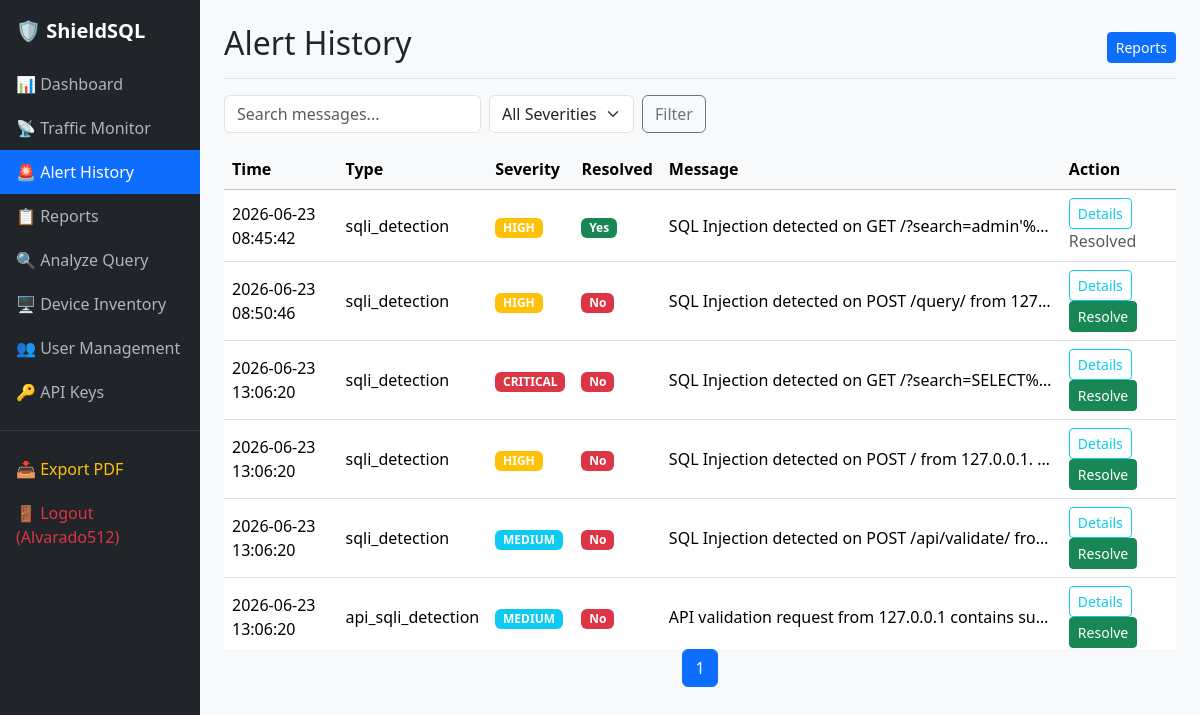
Screenshot of /alerts/ (signed in) with the database file from the repository.
### monitor/models.py (models this page shows, shortened)
class User(AbstractUser):
    display_name = models.CharField(max_length=150, blank=True)
    role = models.CharField(max_length=50, blank=True)
    created_at = models.DateTimeField(auto_now_add=True)

class Alert(models.Model):
    SEVERITY_LOW = 'low'
    SEVERITY_MEDIUM = 'medium'
    SEVERITY_HIGH = 'high'
    SEVERITY_CRITICAL = 'critical'
    SEVERITY_CHOICES = [
        (SEVERITY_LOW, 'Low'),
        (SEVERITY_MEDIUM, 'Medium'),
        (SEVERITY_HIGH, 'High'),
        (SEVERITY_CRITICAL, 'Critical'),
    ]
    user = models.ForeignKey(settings.AUTH_USER_MODEL, null=True, blank=True, on_delete=models.SET_NULL, related_name='alerts')
    alert_type = models.CharField(max_length=100)
    message = models.TextField()
    severity = models.CharField(max_length=10, choices=SEVERITY_CHOICES, default=SEVERITY_MEDIUM)
    is_resolved = models.BooleanField(default=False)
    created_at = models.DateTimeField(auto_now_add=True)
    resolved_at = models.DateTimeField(null=True, blank=True)
    metadata = models.JSONField(null=True, blank=True)

### monitor/views.py (the view, shortened to what this page needs)
# urls.py: path('alerts/', views.AlertHistoryView.as_view(), name='alerts'),
class AlertHistoryView(RoleRequiredMixin, ListView):
    template_name = "monitor/alerts.html"
    model = models.Alert
    paginate_by = 50
    context_object_name = "alerts"
    min_role = "viewer"
    def dispatch(self, request, *args, **kwargs):
        if request.method == "POST":
            return self.post(request, *args, **kwargs)
        return super().dispatch(request, *args, **kwargs)
    def get_queryset(self):
        qs = super().get_queryset().select_related("user")
        severity = self.request.GET.get("severity")
        if severity:
            qs = qs.filter(severity=severity)
        search = self.request.GET.get("q")
        if search:
            qs = qs.filter(message__icontains=search)
        return qs
    def get_context_data(self, **kwargs):
        ctx = super().get_context_data(**kwargs)
        ctx["severity_choices"] = models.Alert.SEVERITY_CHOICES
        ctx["search_query"] = self.request.GET.get("q", "")
        return ctx

### monitor/permissions.py (called while the page is built, shortened)
    def dispatch(self, request, *args, **kwargs):
        if not request.user.is_authenticated:
            return self.handle_no_permission()
        min_level = ROLE_HIERARCHY.get(self.min_role, 0)
        if request.user.is_superuser:
            user_level = 2  # Max level (admin)
        else:
            user_level = ROLE_HIERARCHY.get(getattr(request.user, "role", ""), 0)
        return super().dispatch(request, *args, **kwargs)

### monitor/templates/monitor/alerts.html (shortened to what this page needs)
{% extends 'monitor/base.html' %}
{% block content %}
<div class="d-flex justify-content-between align-items-center pb-2 mb-3 border-bottom">
  <h2>Alert History</h2>
  <a href="{% url 'monitor:reports' %}" class="btn btn-sm btn-primary">Reports</a>
</div>
<form method="get" class="row g-2 mb-3">
  <div class="col-auto">
    <input type="text" name="q" class="form-control" placeholder="Search messages..." value="{{ search_query }}">
  </div>
  <div class="col-auto">
    <select name="severity" class="form-select">
      <option value="">All Severities</option>
    </select>
  </div>
  <div class="col-auto">
    <button type="submit" class="btn btn-outline-secondary">Filter</button>
  </div>
</form>
<div class="table-responsive">
  <table class="table table-hover align-middle">
    <thead class="table-light">
      <tr><th>Time</th><th>Type</th><th>Severity</th><th>Resolved</th><th>Message</th><th>Action</th></tr>
    </thead>
    <tbody>
      {% for a in alerts %}
      <tr>
        <td>{{ a.created_at|date:"Y-m-d H:i:s" }}</td>
        <td>{{ a.alert_type }}</td>
        <td>
          <span class="badge bg-{% if a.severity == 'critical' %}danger{% elif a.severity == 'high' %}warning{% elif a.severity == 'medium' %}info{% else %}secondary{% endif %}">
            {{ a.severity|upper }}
          </span>
        </td>
        <td>{% if a.is_resolved %}<span class="badge bg-success">Yes</span>{% else %}<span class="badge bg-danger">No</span>{% endif %}</td>
        <td class="text-truncate" style="max-width:400px;">{{ a.message }}</td>
        <td>
          <button type="button" class="btn btn-sm btn-outline-info me-2" data-bs-toggle="modal" data-bs-target="#alertModal{{ a.id }}">Details</button>
          {% if not a.is_resolved %}
          <form method="post" class="d-inline">
            <button type="submit" class="btn btn-sm btn-success">Resolve</button>
          </form>
          {% else %}
          <span class="text-muted">Resolved</span>
          {% endif %}
        </td>
      </tr>
      {% empty %}
      <tr><td colspan="6" class="text-center text-muted">No alerts recorded</td></tr>
      {% endfor %}
    </tbody>
  </table>
</div>
<nav aria-label="Page navigation">
  <ul class="pagination justify-content-center">
    <li class="page-item active"><span class="page-link">{{ page_obj.number }}</span></li>
  </ul>
</nav>
{% endblock %}

### monitor/templates/monitor/base.html (shortened to what this page needs)
<!doctype html>
<html lang="en">
  <head>
    <link href="https://cdn.jsdelivr.net/npm/bootstrap@5.3.3/dist/css/bootstrap.min.css" rel="stylesheet">
  </head>
  <body>
    <div class="container-fluid">
      <div class="row">
        <nav class="col-md-2 d-none d-md-block sidebar px-0">
          <div class="brand">🛡️ ShieldSQL</div>
          {% if user.is_authenticated %}
          <a href="{% url 'monitor:dashboard' %}" class="{% if request.resolver_match.url_name == 'dashboard' %}active{% endif %}">📊 Dashboard</a>
          {% endif %}
          <a href="{% url 'monitor:traffic' %}" class="{% if request.resolver_match.url_name == 'traffic' %}active{% endif %}">📡 Traffic Monitor</a>
          <a href="{% url 'monitor:alerts' %}" class="{% if request.resolver_match.url_name == 'alerts' %}active{% endif %}">🚨 Alert History</a>
          <a href="{% url 'monitor:reports' %}" class="{% if request.resolver_match.url_name == 'reports' %}active{% endif %}">📋 Reports</a>
          <a href="{% url 'monitor:query_analysis' %}" class="{% if request.resolver_match.url_name == 'query_analysis' %}active{% endif %}">🔍 Analyze Query</a>
          {% if user.is_authenticated %}
            <a href="{% url 'monitor:device_inventory' %}" class="{% if request.resolver_match.url_name == 'device_inventory' %}active{% endif %}">🖥️ Device Inventory</a>
            {% if user.is_superuser or user.is_staff or user.role|lower == 'admin' %}
              <a href="{% url 'monitor:user_management' %}" class="{% if request.resolver_match.url_name == 'user_management' %}active{% endif %}">👥 User Management</a>
              <a href="{% url 'monitor:api_keys' %}" class="{% if request.resolver_match.url_name == 'api_keys' %}active{% endif %}">🔑 API Keys</a>
            {% endif %}
          {% endif %}
          <hr class="border-secondary">
          {% if user.is_authenticated %}
          <a href="{% url 'monitor:export_pdf' %}" class="text-warning">📥 Export PDF</a>
          <a href="{% url 'monitor:logout' %}" class="text-danger">🚪 Logout ({{ user.username }})</a>
          {% else %}
          <a href="{% url 'monitor:login' %}" class="text-success">🔑 Login</a>
          <a href="{% url 'monitor:register' %}" class="text-info">📝 Register</a>
          {% endif %}
        </nav>
        <main class="col-md-10 ms-sm-auto px-md-4 py-4">
          {% block content %}{% endblock %}
        </main>
      </div>
    </div>
  </body>
</html>

### monitor/templates/monitor/base.html (style rules this page uses)
body { background-color: #f8f9fa; }
.sidebar { min-height: 100vh; background-color: #212529; }
.sidebar a { color: #adb5bd; text-decoration: none; display: block; padding: 10px 16px; }
.sidebar a:hover, .sidebar a.active { color: #fff; background-color: #0d6efd; }
.sidebar .brand { font-size: 1.25rem; font-weight: bold; color: #fff; padding: 16px; }
.table-responsive { max-height: 500px; overflow-y: auto; }

### rows the page displays
User: username "Alvarado512"
Alert: created_at "2026-06-23 08:45:42", alert_type "sqli_detection", severity "HIGH", is_resolved "Yes", message "SQL Injection detected on GET /?search=admin'%…"
Alert: created_at "2026-06-23 08:50:46", alert_type "sqli_detection", severity "HIGH", is_resolved "No", message "SQL Injection detected on POST /query/ from 127…"
Alert: created_at "2026-06-23 13:06:20", alert_type "sqli_detection", severity "CRITICAL", is_resolved "No", message "SQL Injection detected on GET /?search=SELECT%…"
Alert: created_at "2026-06-23 13:06:20", alert_type "sqli_detection", severity "HIGH", is_resolved "No", message "SQL Injection detected on POST / from 127.0.0.1.…"
Alert: created_at "2026-06-23 13:06:20", alert_type "sqli_detection", severity "MEDIUM", is_resolved "No", message "SQL Injection detected on POST /api/validate/ fro…"
Alert: created_at "2026-06-23 13:06:20", alert_type "api_sqli_detection", severity "MEDIUM", is_resolved "No", message "API validation request from 127.0.0.1 contains su…"

### other values shown
{{ page_obj.number }} "1"
